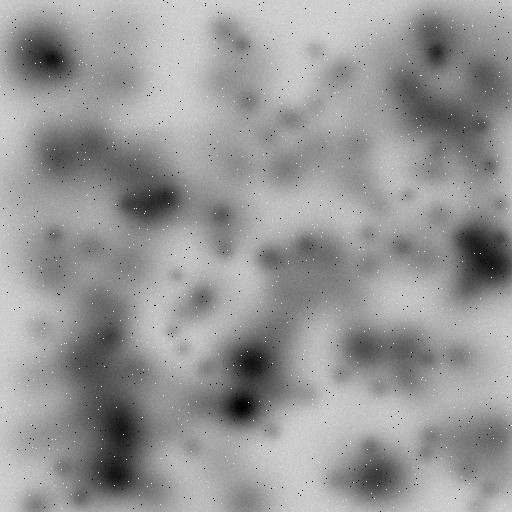
%> input picture matlab-functions/FromFileExchange/WaveletBasedImageSegmentation/syn_new_9.bmp, 512 x 512 px
$ octave 'WaveletBasedImageSegmentation-old version.m'   (GNU Octave 9; MATLAB toolbox functions it lacks are replaced by stand-ins)
%> lines starting %> are read from the running program, lines starting %| are printed output that depends on the picture; in (x1, y1, x2, y2) boxes, pixels count from 0 and x2, y2 are one past the last pixel; in counts of white or black regions, pixels touching at a corner belong together; the program's own positions count from 1
% OLD version - just given-
%  This code is useful to segment out blob like objects of different intensities and shapes.
% This is also useful as a general purpose image segmentation methods and can be compared with all the state of the art methods.
%
%
% .
%
%
% This code requires following toolbox/submission available on matlab central
%  1. Toolbox Wavelets by Gabriel Peyre available at http://www.mathworks.com/matlabcentral/fileexchange/5104-toolbox-wavelets'
%  2. k-means clustering available at http://www.mathworks.com/matlabcentral/fileexchange/24616-kmeans-clustering/content/litekmeans/litekmeans.m
%
%
%  E-mail: (upashu1@rediffmail.com)
% (c) 2014 - Ashutosh Kumar Upadhyay  & Ratnesh Singh Sengar
%
clear all
display 'program starts...'
n = 512;
%name='syn_new_9_';  %syn_16_40_3_';%b10nature_trees000_';
%Load image
I =imread('syn_new_9.bmp'); %syn_16_20_3.bmp'); %100_0109.png');
%> I is the input picture: size 512x512 uint8; min 0, max 230, mean 151.2
I=imresize(I,[n n]);
%I=I(1:n,1:n);
%ground truth image if available
Igt=I; %imread('syn_new_9_gt.bmp');
In=I;

%set parameters
% set 0 following parameter for general images
IsGelImage=1;      %tell if it is 2D gel images/ or images with blob like objects for extra processing of binary image with prior knowledge of radius of smallest spot
IsObjectLighter=0;  %set 1 if the objects are lighter than background, otherwise set 0

if (IsGelImage == 1)

	KernelBandwidth_h =6;      % this parameter depends upon the contents of the image and noise. For a similar type of image, it will not vary and values can be found out through experimetns by varying it between 1 to 10.
	ContrastThreshold_Th = 6;   % low value means detect low contrast objects
	MorphSmoothRad=1;   %morphological disk radius set to 1 as per paper if image is noisy, other wise it can be set to 0.
	smallRadiusofSpot=5;  % required in case of 2D gel image.
else
      %%%paramters tested for natural images available at http://www.wisdom.weizmann.ac.il/~vision/Seg_Evaluation_DB  ( for biomodal segmentation)
	KernelBandwidth_h =1;      % this parameter depends upon the contents of the image and noise. For a similar type of image, it will not vary and values can be found out through experimetns by varying it between 1 to 10.
	ContrastThreshold_Th = 70;   % high value means detect high contrast objects
	MorphSmoothRad=0;   %morphological disk radius set to 1 as per paper if image is noisy, other wise it can be set to 0.
	smallRadiusofSpot=1;  % required in case of 2D gel image.

end
	NoOfScales_J=6;      % scale factor in quincunx case is sqrt(2)
	NeighbourhoodDistance_RN = 2;


% saving parameters in temp variables
disksigma=KernelBandwidth_h;
diskr =2*KernelBandwidth_h+1; %floor(smallR);
smallR =NeighbourhoodDistance_RN; %neighbourhood distance
MeanDiff= ContrastThreshold_Th/255;% since image gray values are normalized between 0 to 1 in this coding


se2=strel('disk',smallRadiusofSpot);
cvM=In;
if(size(In,3)>1)
    M=rgb2gray(In); %%%M=histeq(M);
    cvM=In;
else
    M=In;
    cvM=M;
    clear In;
    In(:,:,1)=M;In(:,:,2)=M;In(:,:,3)=M;
end
OriginalI=In;
I=In;
M=double(M);
M =M./255;% rescale(M);
OriginalM=M;

if(size(Igt,3)>1)
    Mgt=rgb2gray(Igt)./255;
else
    Mgt=Igt./255;
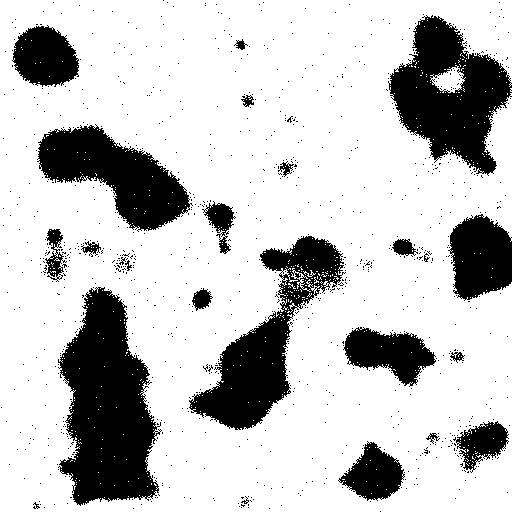
%> Mgt: size 512x512 uint8; values 0 (black) and 1 (white), 76.9% white; 1015 black regions (991 under 20 px), largest, box (x1, y1, x2, y2) and area: (58, 287, 162, 506) 14465, (388, 15, 512, 176) 10593, (189, 236, 346, 430) 9810
end
if(size(In,3)>1)
    M=double(rgb2gray(In))./255;
else
    M=double(In)./255;
end
M=double(M);

%prediction of noise amount in noise, no use for our method, only for
%information
jy1=imfilter(M,[1 -1;-1 1]);
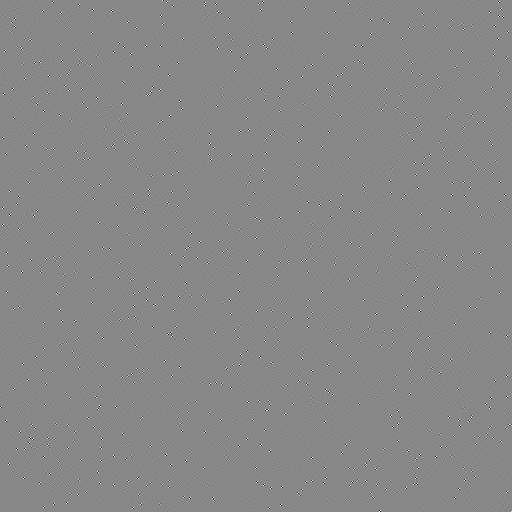
%> jy1: size 512x512 double; min -1.27, max 1.13, mean 3.1e-06; drawn with min black and max white
sigman=median(abs(jy1(:)))/0.6745*255   %since value is normalized between 0 and 1
%> sigman = 8.9

if(max(M(:))>1)
    M=M./max(M(:));
end
%pause
figure, imshow((M));title(' M');pixval on;
%> (this line was passed over: pixval is not available in this run)

%estimating kernel bandwidth only for information
display 'according to Silverman rule of thumb estimaed kernel bandwidth is '
mmed =abs(M - median(abs(M(:))));
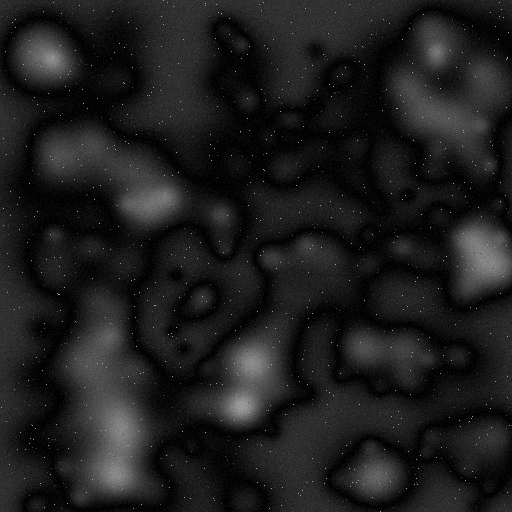
%> mmed: size 512x512 double; min 0, max 0.616, mean 0.116
mmed =mmed.*255;
h0 = 1.06 * (512 * 512)^(-1/5) * ( median( mmed(:)))/0.6745
%> h0 = 3.11
% mmed=mmed(:);
% h0 = std(mmed)
% h0= sqrt(1/(512*512-1)*sum(mmed.*mmed))

%Quincunx decomposition
display 'following portion will use function of Toolbox Wavelets by Gabriel Peyre'
display 'download it from the matlab central : http://www.mathworks.com/matlabcentral/fileexchange/5104-toolbox-wavelets'


tic
J=15;
options.null = 0;
options.primal_vm =2; %since wavelet is the second derivative of a smoothing function
options.dual_vm =2;
% Forward transform
fprintf('Computing quincunx wavelet transform ... ');
%tic
%[MW Mlow] = ashu_quicunx_low(M,J1+1,options); % our implementation
%> (the run ends here)
